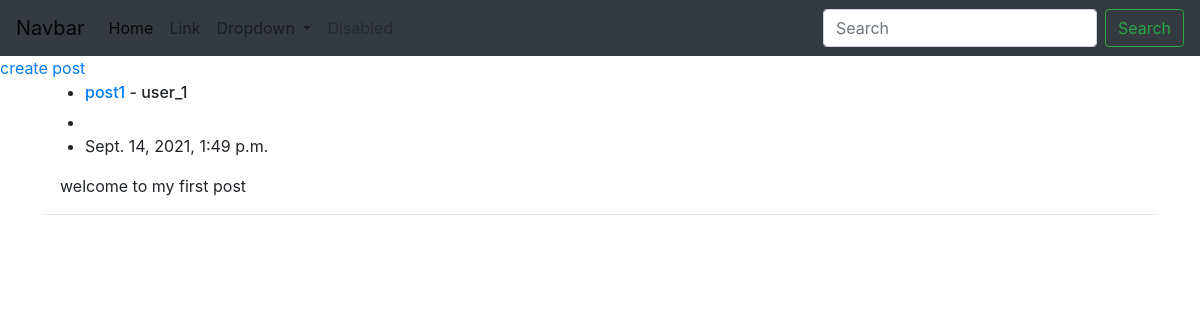
Before: / with the older database file.
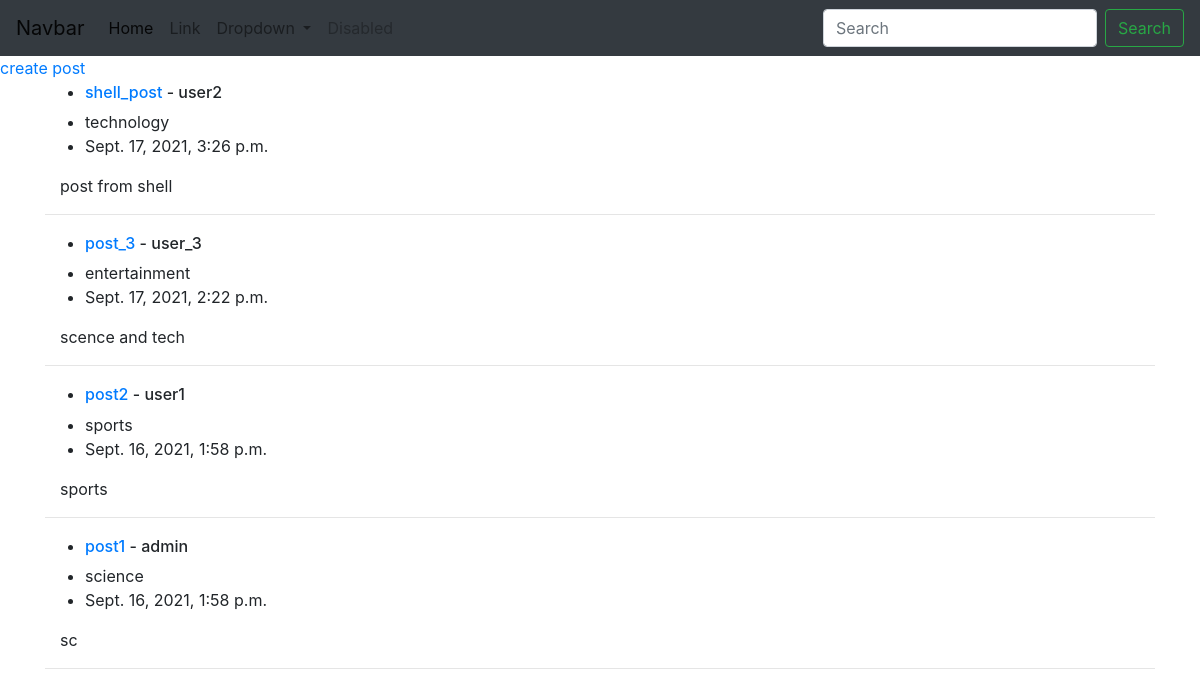
After: the same page with the newer database file.
### Post/models.py (models this page shows, shortened)
class Post(models.Model):
    Title = models.CharField(max_length=100)
    Author = models.OneToOneField(User, on_delete=models.CASCADE)
    Contents = models.TextField()
    Created_on = models.DateTimeField(auto_now_add=True)
    Postcategory = models.ForeignKey(Category, on_delete=models.CASCADE, default=1)
    class Meta:
        ordering =["-Created_on"]

class Category(models.Model):
    Category_name = models.CharField(max_length=50)
    Description = models.TextField()
    def __str__(self):
        return self.Category_name

### Post/views.py (the view)
# urls.py: path("",HomeView.as_view(), name="Home"),
class HomeView(ListView):
    queryset=Post.objects.order_by("-Created_on")
    template_name="home.html"

### templates/home.html (shortened to what this page needs)
{% extends "base.html"%}
{%block maincontents %}
<a href="{% url 'createpost' %}">create post</a>
{% for posts in object_list %}
<div class="container">
    <ul>
        <li><h6><a href="{% url 'post_details_path' posts.pk %}">{{posts.Title}} </a>- {{posts.Author}}</h6></li>
        <li>{{ posts.Postcategory }}</li>
        <li>{{ posts.Created_on }}</li>
    </ul>
    <div class="container">
        {{ posts.Contents|slice:":150"}}
    </div>
    <hr>
</div>
{% endfor %}
{% endblock %}

### templates/base.html (shortened to what this page needs)
<!doctype html>
<html lang="en">
  <head>
    <link rel="stylesheet" href="https://maxcdn.bootstrapcdn.com/bootstrap/4.0.0/css/bootstrap.min.css">
  </head>
  <body>
    <nav class="navbar navbar-expand-lg navbar-light bg-dark">
        <a class="navbar-brand" href="#">Navbar</a>
        <div class="collapse navbar-collapse" id="navbarSupportedContent">
          <ul class="navbar-nav mr-auto">
            <li class="nav-item active">
              <a class="nav-link" href="#">Home <span class="sr-only">(current)</span></a>
            </li>
            <li class="nav-item">
              <a class="nav-link" href="#">Link</a>
            </li>
            <li class="nav-item dropdown">
              <a class="nav-link dropdown-toggle" href="#" id="navbarDropdown" role="button" data-toggle="dropdown" aria-haspopup="true" aria-expanded="false">
                Dropdown
              </a>
            </li>
            <li class="nav-item">
              <a class="nav-link disabled" href="#">Disabled</a>
            </li>
          </ul>
          <form class="form-inline my-2 my-lg-0">
            <input class="form-control mr-sm-2" type="search" placeholder="Search" aria-label="Search">
            <button class="btn btn-outline-success my-2 my-sm-0" type="submit">Search</button>
          </form>
        </div>
      </nav>
      <div>
          {% block maincontents %} {% endblock %}
      </div>
  </body>
</html>

Changed rows visible on the page:
added Post: Title "shell_post", Author "user2", Postcategory "technology", Created_on "Sept. 17, 2021, 3:26 p.m.", Contents "post from shell"
added Post: Title "post_3", Author "user_3", Postcategory "entertainment", Created_on "Sept. 17, 2021, 2:22 p.m.", Contents "scence and tech"
added Post: Title "post2", Author "user1", Postcategory "sports", Created_on "Sept. 16, 2021, 1:58 p.m.", Contents "sports"
changed Post "post1": Author "user_1" → "admin"; Postcategory (not shown) → "science"; Created_on "Sept. 14, 2021, 1:49 p.m." → "Sept. 16, 2021, 1:58 p.m."; Contents "welcome to my first post" → "sc"
